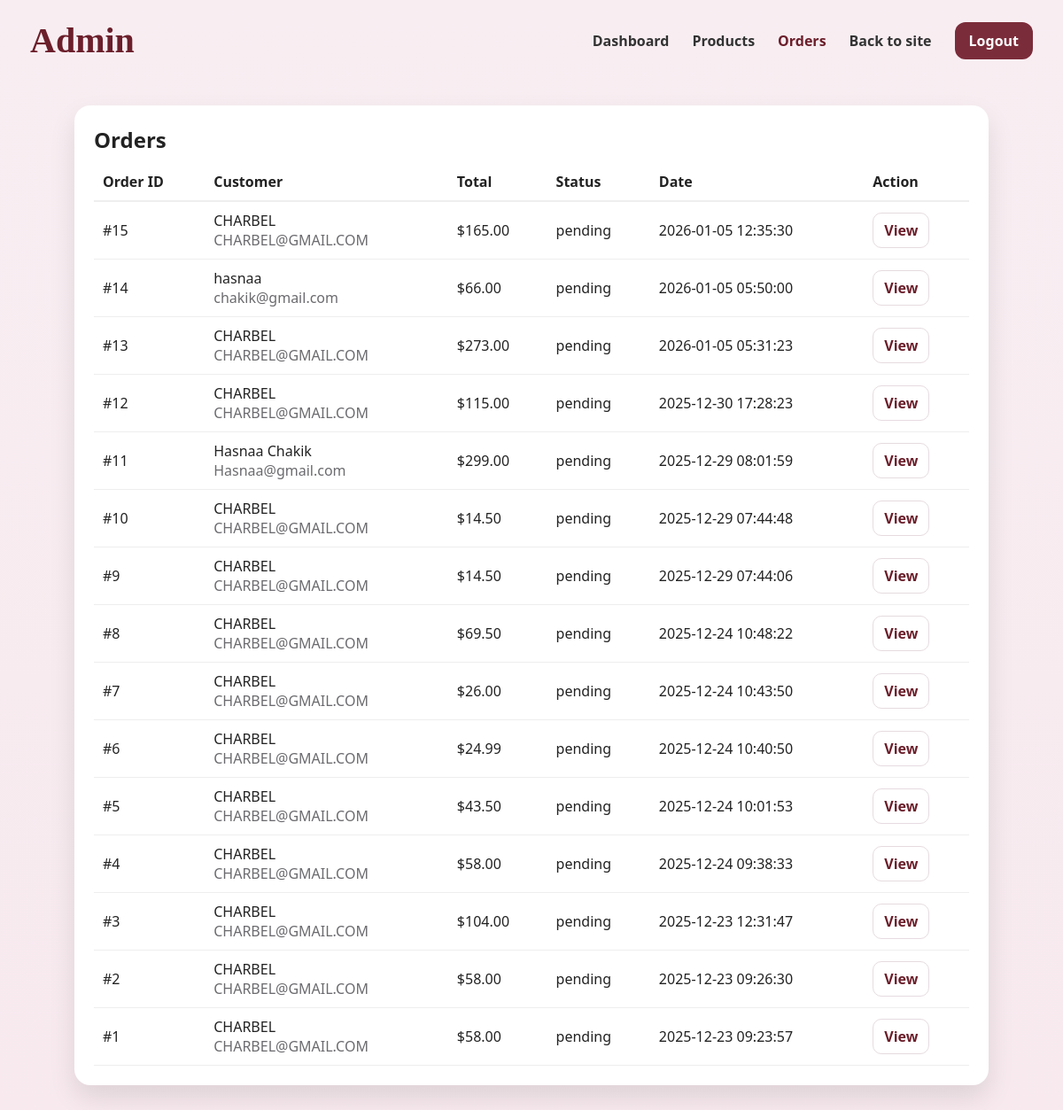
Screenshot of /admin/orders.php (signed in) with the database file from the repository.
### tables this page shows
CREATE TABLE `orders` (
  `id` int(11) NOT NULL,
  `user_id` int(11) DEFAULT NULL,
  `total` decimal(10,2) NOT NULL,
  `status` varchar(50) DEFAULT 'pending',
  `created_at` timestamp NOT NULL DEFAULT current_timestamp(),
  `address` varchar(255) DEFAULT NULL,
  `phone` varchar(50) DEFAULT NULL,
  `payment_method` varchar(30) NOT NULL DEFAULT 'cash'
);

CREATE TABLE `users` (
  `id` int(11) NOT NULL,
  `name` varchar(100) NOT NULL,
  `email` varchar(150) NOT NULL,
  `password` varchar(255) NOT NULL,
  `is_admin` tinyint(1) DEFAULT 0,
  `created_at` timestamp NOT NULL DEFAULT current_timestamp()
);

### config/helpers.php (called while the page is built, shortened)
<?php
function e($s){
  return htmlspecialchars($s ?? "", ENT_QUOTES, "UTF-8");
}
function url($path=""){
  return BASE_URL . ltrim($path, "/");
}

### admin/orders.php (the view, shortened to what this page needs)
<?php
require_once("../config/db.php");
require_once("../config/helpers.php");
$res = $conn->query("
  SELECT o.id, o.total, o.status, o.created_at, u.name, u.email
  FROM orders o
  LEFT JOIN users u ON u.id = o.user_id
  ORDER BY o.id DESC
");
?>
<!doctype html>
<html>
<head>
  <link rel="stylesheet" href="../assets/css/style.css">
</head>
<body>
<header class="main-header">
  <div class="logo">Admin</div>
  <nav>
    <a href="<?= url('admin/index.php') ?>">Dashboard</a>
    <a href="<?= url('admin/add_product.php') ?>">Products</a>
    <a href="<?= url('admin/orders.php') ?>" class="active">Orders</a>
    <a href="<?= url('index.php') ?>">Back to site</a>
    <a class="btn primary" href="<?= url('auth/logout.php') ?>">Logout</a>
  </nav>
</header>
<div class="container">
  <div class="section-card" style="background:#fff;">
    <h2 style="margin:0 0 10px 0;">Orders</h2>
    <div style="overflow:auto;">
      <table style="width:100%;border-collapse:collapse;">
        <thead>
          <tr style="text-align:left;border-bottom:2px solid #eee;">
            <th style="padding:10px;">Order ID</th>
            <th style="padding:10px;">Customer</th>
            <th style="padding:10px;">Total</th>
            <th style="padding:10px;">Status</th>
            <th style="padding:10px;">Date</th>
            <th style="padding:10px;">Action</th>
          </tr>
        </thead>
        <tbody>
          <?php while($o=$res->fetch_assoc()): ?>
          <tr style="border-bottom:1px solid #eee;">
            <td style="padding:10px;">#<?= (int)$o["id"] ?></td>
            <td style="padding:10px;">
              <?= e($o["name"] ?? "Unknown") ?><br>
              <span class="muted"><?= e($o["email"] ?? "") ?></span>
            </td>
            <td style="padding:10px;">$<?= number_format((float)$o["total"],2) ?></td>
            <td style="padding:10px;"><?= e($o["status"]) ?></td>
            <td style="padding:10px;"><?= e($o["created_at"]) ?></td>
            <td style="padding:10px;">
              <a class="small-btn" href="<?= url('admin/order_details.php?id='.(int)$o["id"]) ?>">View</a>
            </td>
          </tr>
          <?php endwhile; ?>
        </tbody>
      </table>
    </div>
  </div>
</div>
</body>
</html>

### assets/css/style.css (style rules this page uses)
:root { --bg:#f7e9ee; --card:#fff; --brand:#6b1f2b; --muted:#666; --btn:#7b2c3a; --btn2:#8d3b49; --shadow:0 14px 30px rgba(0,0,0,.10); --radius:18px; }
* { box-sizing:border-box }
body { margin:0;font-family:system-ui, Arial;background:linear-gradient(#f8eef2,#f7e9ee);color:#222 }
a { color:var(--brand);text-decoration:none }
.main-header { padding:22px 34px; display:flex; justify-content:space-between; align-items:center; }
.logo { font-family:Georgia, serif; font-size:40px; color:var(--brand); font-weight:700; }
nav { display:flex;gap:26px;align-items:center }
nav a { color:#333;font-weight:600 }
nav a.active { color:var(--brand) }
.btn { border:0;border-radius:12px;padding:10px 16px; font-weight:800;cursor:pointer; }
.btn.primary { background:var(--btn);color:#fff }
.container { max-width:1100px;margin:0 auto;padding:0 34px 60px 34px }
.section-card { margin-top:28px; background:rgba(255,255,255,.55); border-radius:var(--radius); padding:22px; box-shadow:var(--shadow); }
.muted { color:var(--muted) }
.small-btn { padding:8px 12px;border:1px solid #e6dbe0; background:#fff;border-radius:10px;font-weight:700;cursor:pointer; }
:root { --pink:#ff5da2; --pink2:#ff85bd; --text:#1d1d1f; --muted:#6b6b6f; --border:#eadfe3; }

### rows the page displays
orders: id "15", user.name "CHARBEL", user.email "CHARBEL@GMAIL.COM", total "165.00", status "pending", created_at "2026-01-05 12:35:30"
orders: id "14", user.name "hasnaa", user.email "chakik@gmail.com", total "66.00", status "pending", created_at "2026-01-05 05:50:00"
orders: id "13", user.name "CHARBEL", user.email "CHARBEL@GMAIL.COM", total "273.00", status "pending", created_at "2026-01-05 05:31:23"
orders: id "12", user.name "CHARBEL", user.email "CHARBEL@GMAIL.COM", total "115.00", status "pending", created_at "2025-12-30 17:28:23"
orders: id "11", user.name "Hasnaa Chakik", user.email "Hasnaa@gmail.com", total "299.00", status "pending", created_at "2025-12-29 08:01:59"
orders: id "10", user.name "CHARBEL", user.email "CHARBEL@GMAIL.COM", total "14.50", status "pending", created_at "2025-12-29 07:44:48"
orders: id "9", user.name "CHARBEL", user.email "CHARBEL@GMAIL.COM", total "14.50", status "pending", created_at "2025-12-29 07:44:06"
orders: id "8", user.name "CHARBEL", user.email "CHARBEL@GMAIL.COM", total "69.50", status "pending", created_at "2025-12-24 10:48:22"
orders: id "7", user.name "CHARBEL", user.email "CHARBEL@GMAIL.COM", total "26.00", status "pending", created_at "2025-12-24 10:43:50"
orders: id "6", user.name "CHARBEL", user.email "CHARBEL@GMAIL.COM", total "24.99", status "pending", created_at "2025-12-24 10:40:50"
orders: id "5", user.name "CHARBEL", user.email "CHARBEL@GMAIL.COM", total "43.50", status "pending", created_at "2025-12-24 10:01:53"
orders: id "4", user.name "CHARBEL", user.email "CHARBEL@GMAIL.COM", total "58.00", status "pending", created_at "2025-12-24 09:38:33"
orders: id "3", user.name "CHARBEL", user.email "CHARBEL@GMAIL.COM", total "104.00", status "pending", created_at "2025-12-23 12:31:47"
orders: id "2", user.name "CHARBEL", user.email "CHARBEL@GMAIL.COM", total "58.00", status "pending", created_at "2025-12-23 09:26:30"
orders: id "1", user.name "CHARBEL", user.email "CHARBEL@GMAIL.COM", total "58.00", status "pending", created_at "2025-12-23 09:23:57"
